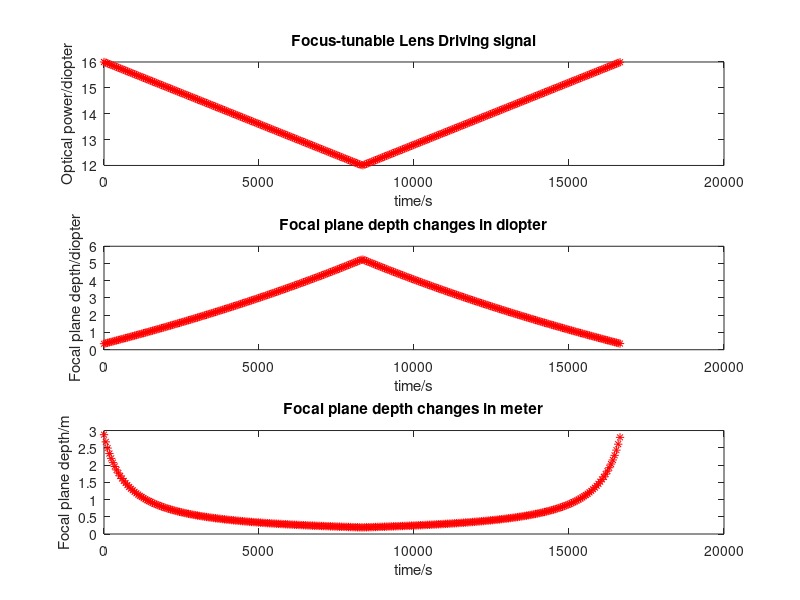

Here is the MATLAB script that generated this plot:
%%
% d1+o1=0.09
o1=0.06;
f1=0.058;
d1=0.03;
d2=0.12; % measure
f3=0.061;
de=0.07; % measure
num=280; % num of sample depths along z direction(depth direction)
MinOpPower=12; % min optical power of focus tunable lens(in diopters)
MaxOpPower=16; % max optical power of focus tunable lens(in diopters)
t=1:num;
p=1;
%% linear driving singal
f_t_inverse=linspace(MinOpPower,MaxOpPower,num); 
f2=1./f_t_inverse;


%% sinusoidal driving signal
Magnitude=(MaxOpPower-MinOpPower)/2;
offset=(MaxOpPower+MinOpPower)/2;

f_t_inverse=Magnitude*sin(t*2*p*pi/num)+offset;
f2=1./f_t_inverse;
%% triangular driving signal
Magnitude=MaxOpPower-MinOpPower;
offset=MinOpPower;
p1=Magnitude*2*p/num*(1:1:ceil(num/2/p));
p2=-p1+max(p1);
p_11=[p2,p1];
p_w=repmat(p_11,1,p);
f_t_inverse=p_w(1:num)+offset;
f2=1./f_t_inverse;

%% finding depthlist using triangular driving signal
t=0:58:1e6/60;
delt_t=1e6/60/2;
tan1=(MinOpPower-MaxOpPower)/delt_t;
y1=tan1*t+MaxOpPower;

tan2=(MaxOpPower-MinOpPower)/delt_t;
y2=tan2*t+2*MinOpPower-MaxOpPower;

index=max(find(t<=delt_t));
f_t_inverse=[y1(1:index),y2(index+1:end)];
f2=1./f_t_inverse;
%% considering three lens separately
i1=f1*o1/(o1-f1);
o2=i1-d1;

i2=f2*o2./(o2+f2);
o3=d2-i2;


i3=f3*o3./(o3-f3);
ie=-i3+de;



%%
subplot(3,1,1)
plot(t,f_t_inverse,'r*'); hold on;
title('Focus-tunable Lens Driving signal');
xlabel('time/s');
ylabel('Optical power/diopter');


subplot(3,1,2)
plot(t,1./ie,'r*');
title('Focal plane depth changes in diopter');
xlabel('time/s');
ylabel('Focal plane depth/diopter');

subplot(3,1,3)
plot(t,ie,'r*');
title('Focal plane depth changes in meter');
xlabel('time/s');
ylabel('Focal plane depth/m');
%%
d=ie(1:280);
[d_sort,order]=sort(d);
un_order(order)=1:280;

[f_sort,forder]=sort(f_t_inverse(1:280));
%%
save FocusDepth.mat d d_sort order un_order;